Frame 1 (no input): blank canvas, image omitted
Frame 60 (no input): blank canvas, image omitted
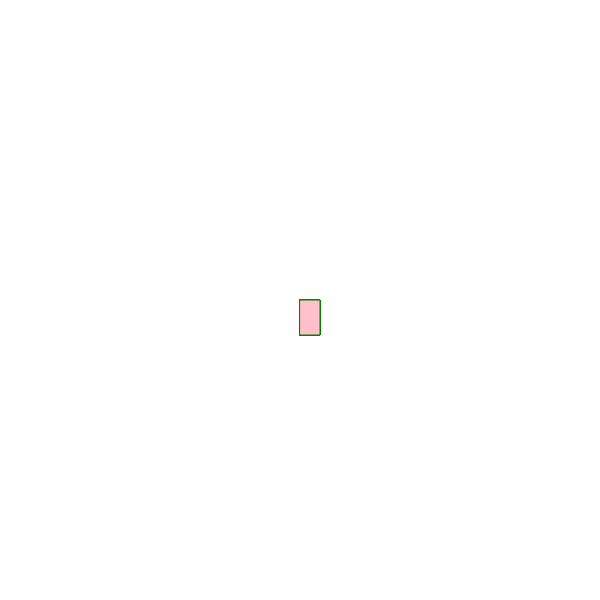
Frame 120 (the mouse pressed at the canvas centre since frame 60)

The p5.js sketch whose frames 1 and 60 were blank and that drew this single picture after the mouse press (run headless with seeded random() and noise() and a simulated clock; from frame 60 on, the mouse is pressed at the canvas centre):

// p5.js sketch
// ── sketch.js
function setup() {
    createCanvas(600, 600);
     background("white");
  }
  
  
  function draw() {
    
    stroke ("green");
    fill ("pink");
   
    
    // console.log(mouseIsPressed);
    
    if (mouseIsPressed){
      rect(mouseX, mouseY, 20, 35);
    }
  }
  
